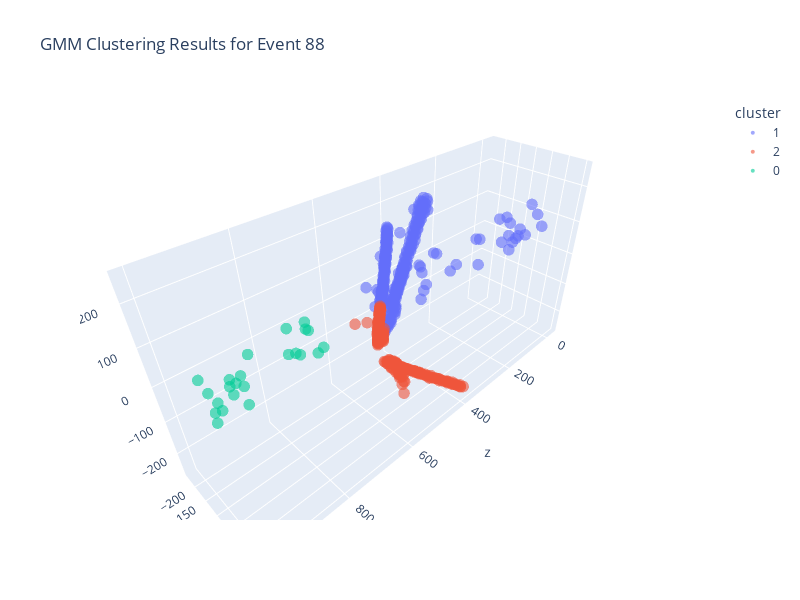

The code cell stored with this chart in its notebook:
### Markdown cell above
## gaussian mixture

### Code cell
from sklearn.mixture import GaussianMixture
from matplotlib.patches import Ellipse
from itertools import cycle
from mpl_toolkits.mplot3d import Axes3D
import pandas as pd
        
gmm = GaussianMixture(n_components=3, covariance_type="full")
labels = gmm.fit_predict(X_scaled)

df = pd.DataFrame(X, columns=["x", "y", "z"])
df["cluster"] = labels.astype(str)

# Plot
fig = px.scatter_3d(
    df,
    x="z",
    y="x",
    z="y",
    color="cluster",
    opacity=0.6,
    title=f"GMM Clustering Results for Event {event}",
    width=800,
    height=600
    
)

fig.update_traces(marker=dict(size=4))
fig.show()

### Figure 1 — Plotly figure (JSON) as saved in the notebook; plotly's stock layout.template omitted (floating-point values rounded to 4 significant figures; data arrays with more than 128 entries replaced by an {"elided": "..."} marker saying what was removed)
{"data": [{"hovertemplate": "cluster=1<br>z=%{x}<br>x=%{y}<br>y=%{z}<extra></extra>", "legendgroup": "1", "marker": {"color": "#636efa", "opacity": 0.6, "size": 4, "symbol": "circle"}, "mode": "markers", "name": "1", "scene": "scene", "showlegend": true, "type": "scatter3d", "x": {"elided": "302 float values"}, "y": {"elided": "302 float values"}, "z": {"elided": "302 float values"}}, {"hovertemplate": "cluster=2<br>z=%{x}<br>x=%{y}<br>y=%{z}<extra></extra>", "legendgroup": "2", "marker": {"color": "#EF553B", "opacity": 0.6, "size": 4, "symbol": "circle"}, "mode": "markers", "name": "2", "scene": "scene", "showlegend": true, "type": "scatter3d", "x": {"elided": "209 float values"}, "y": {"elided": "209 float values"}, "z": {"elided": "209 float values"}}, {"hovertemplate": "cluster=0<br>z=%{x}<br>x=%{y}<br>y=%{z}<extra></extra>", "legendgroup": "0", "marker": {"color": "#00cc96", "opacity": 0.6, "size": 4, "symbol": "circle"}, "mode": "markers", "name": "0", "scene": "scene", "showlegend": true, "type": "scatter3d", "x": [756.8, 769.0, 770.9, 772.8, 777.0, 807.7, 807.7, 813.9, 828.0, 899.6, 928.0, 930.2, 932.1, 938.2, 946.7, 948.4, 948.6, 977.2, 981.3, 989.2, 991.3, 993.3, 993.4], "y": [-31.9, -34.36, -66.26, -53.99, -56.44, -73.62, -36.81, -41.72, -44.17, -58.9, -41.72, -31.9, -24.54, -44.17, -46.63, -49.08, -39.27, -31.9, -31.9, -41.72, -27.0, -24.54, -58.9], "z": [70.14, 61.63, 121.1, 108.4, 112.6, 121.1, 78.64, 82.89, 87.14, 121.1, 99.89, 82.89, 44.63, 87.14, 99.89, 82.89, 70.14, 57.38, 78.64, 99.89, 65.89, 44.63, 121.1]}], "layout": {"height": 600, "legend": {"title": {"text": "cluster"}, "tracegroupgap": 0}, "scene": {"domain": {"x": [0, 1], "y": [0, 1]}, "xaxis": {"title": {"text": "z"}}, "yaxis": {"title": {"text": "x"}}, "zaxis": {"title": {"text": "y"}}}, "title": {"text": "GMM Clustering Results for Event 88"}, "width": 800}}
